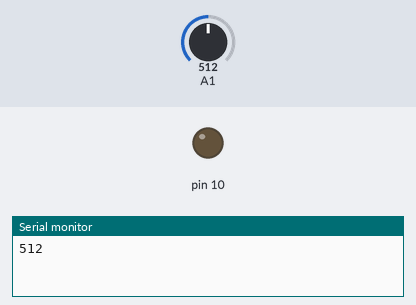
This sketch was run on a simulated Arduino Uno, built with avr-gcc and run on an emulated ATmega328P. Shown: output pins drawn as LEDs (lit = HIGH), the last lines printed to the serial monitor. The test bench sets the inputs (shaded band); at power-on: A1 = 512.

Above: at 0.1 s.
At 0.6 s:
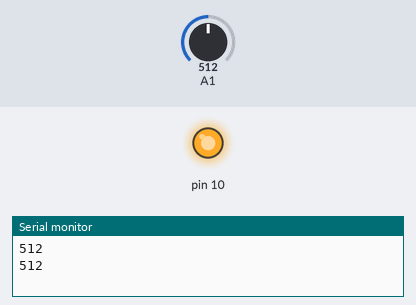
Timing chart, 0 to 2.1 s (numbered marks = the images above):
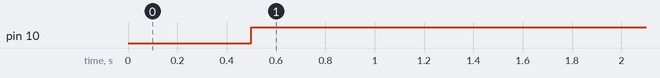

Measured:
- by itself, pin 10: LOW → HIGH at 0.50 s

The sketch:

led_control_luminosidade.ino
```cpp
void setup() {
  pinMode(10, OUTPUT);
  Serial.begin(115200);
}

void loop() {
  int valorRecebido;
  int luz = analogRead(1);
  Serial.println(luz);
  delay(500);
  valorRecebido = Serial.read();
  if (valorRecebido == '0') {
    digitalWrite(10, LOW);
  } else {
    digitalWrite(10, HIGH);
  }
}
```
